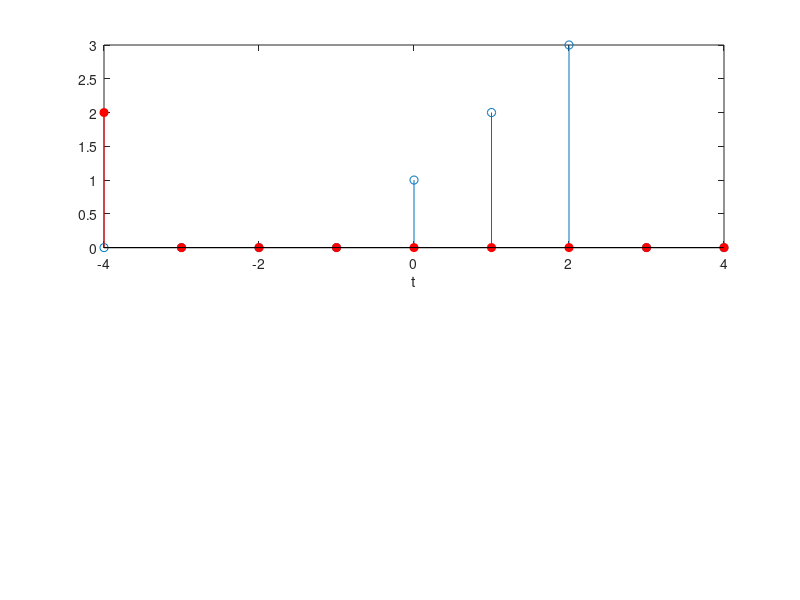

This chart was generated by the following MATLAB code: (Note: this script raises an error after producing the figure.)
clear all; close all;

 % Example from p. 36 of Lecture Notes
 t = [-4 -3 -2 -1 0 1 2 3 4];
 x = [ 0 0 0 0 1 2 3 0 0];
 h = [ 0 0 0 0 2 1 0 0 0];
 y = [ 0 0 0 0 0 0 0 0 0];

 yc = 1;

 for n=min(t):max(t),
 pause(3);

 % flip h
 ht = fliplr(h);

 if n<0,
 % shift to the left
 ht = [ht(-n+1:length(h)) zeros(1,-n)];
 else
 % shift to the right
 ht = [zeros(1,n) ht(1:length(h)-n)];
 end

 y(yc) = sum(x.*ht);
 yc = yc + 1;

 subplot(2,1,1);
 stem(t,x);
 hold on;
 stem(t,ht,'filled','r');
 hold off;
 xlabel('t');
 legend('x[n]','h[n-k]',0);
 title(['n= ' num2str(n)]);

 subplot(2,1,2);
 stem(t,y);
 xlabel('t'); ylabel('y[n]');
 end
